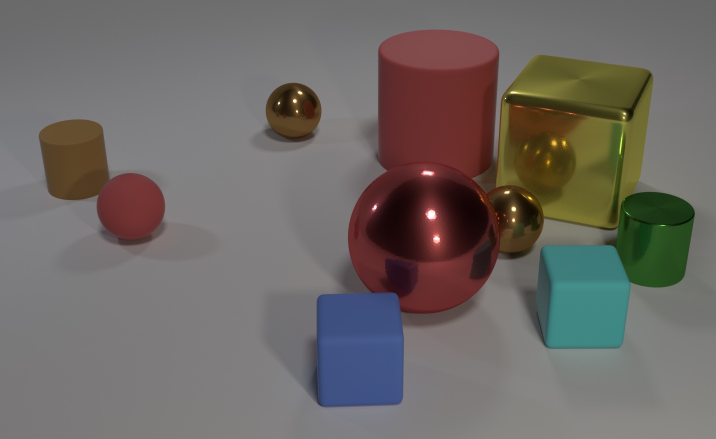
#> input picture images/clevr_sample.jpg, 1432 x 877 px (shown at 1/2 size); its folder holds only this picture in this run
$ python create_tiles.py clevr_sample.jpg
#> lines starting #> are read from the running program, lines starting #| are printed output that depends on the picture
from PIL import Image
import os
import sys

def crop_image_to_aspect_ratio(image_path, output_path, aspect_ratio):
#> called with image_path = 'images/clevr_sample.jpg', output_path = 'images/clevr_sample_cropped.jpg', aspect_ratio = (353, 326)
    with Image.open(image_path) as img:
#> img is the input picture: PIL image 1432x877 RGB; mean R, G, B 109.8, 104.7, 101.2
        img_width, img_height = img.size
#> img_width = 1432; img_height = 877
        target_width, target_height = aspect_ratio

        # Calculate the target height to maintain the aspect ratio
        new_height = int(img_width * (target_height / target_width))
#> new_height = 1322

        if new_height <= img_height:
            # Crop the image along the height to the new height, centering the crop
            top = (img_height - new_height) // 2
            bottom = top + new_height
            cropped_img = img.crop((0, top, img_width, bottom))
        else:
            # If the calculated height is more than the image height, adjust width instead
            new_width = int(img_height * (target_width / target_height))
#> new_width = 949
            left = (img_width - new_width) // 2
#> left = 241
            right = left + new_width
#> right = 1190
            cropped_img = img.crop((left, 0, right, img_height))
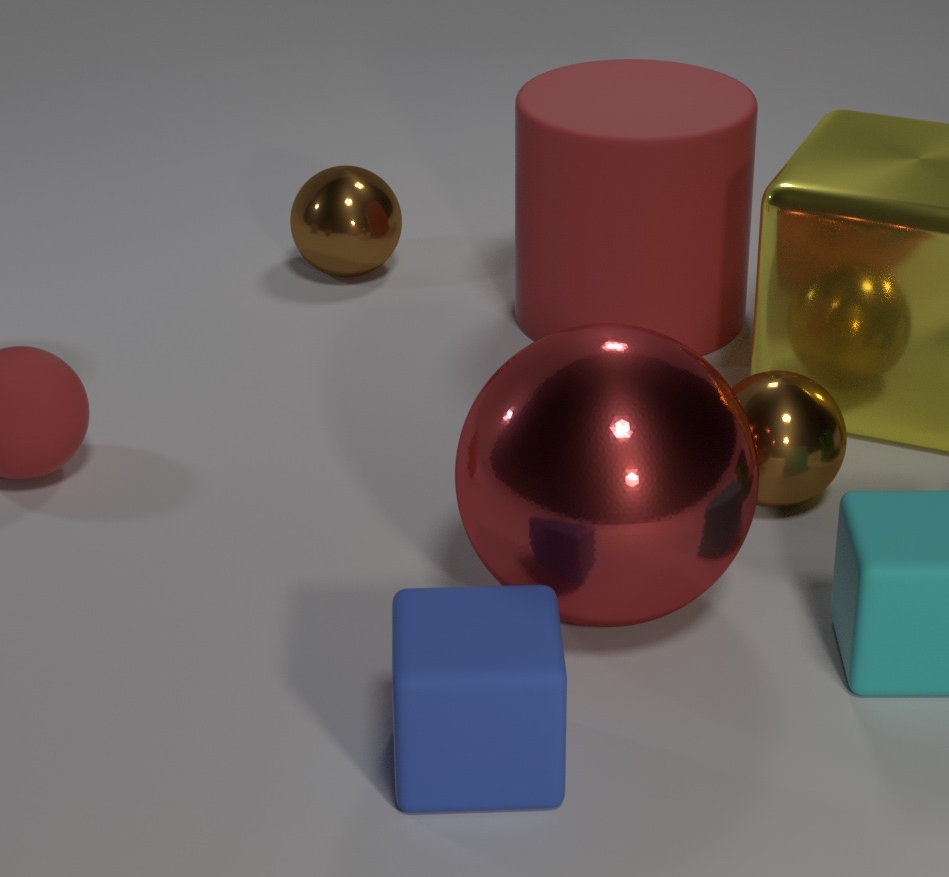
#> cropped_img: PIL image 949x877 RGB; mean R, G, B 109.6, 100.9, 99.4

        cropped_img.save(output_path)

def crop_images_in_directory(directory, fnames=None, aspect_ratio=(353, 326)):
    valid_extensions = ('.jpg', '.jpeg', '.JPG', '.png')

    if specific_files:
        files_to_process = fnames
    else:
        files_to_process = [f for f in os.listdir(directory) if f.endswith(valid_extensions)]

    for filename in files_to_process:
        if filename.endswith(valid_extensions):
            image_path = os.path.join(directory, filename)
            output_path = os.path.join(directory, f"{os.path.splitext(filename)[0]}_cropped{os.path.splitext(filename)[1]}")
            crop_image_to_aspect_ratio(image_path, output_path, aspect_ratio)
            print(f"Cropped image saved to: {output_path}")

# Specify your directory here
if __name__ == "__main__":
    """ Example use:
    >>>python create_tiles.py clevr_sample.jpg
    Cropped image saved to: images\clevr_sample_cropped.jpg
    """
    # If command line arguments are provided, use them as specific file paths
    # The first argument is always the script name, so we skip it
    specific_files = sys.argv[1:]

    # Specify your directory here
    directory = 'images'

    if specific_files:
        # Process only the specified files
        crop_images_in_directory(directory, fnames=specific_files)
    else:
        # Process the entire directory
        crop_images_in_directory(directory)
